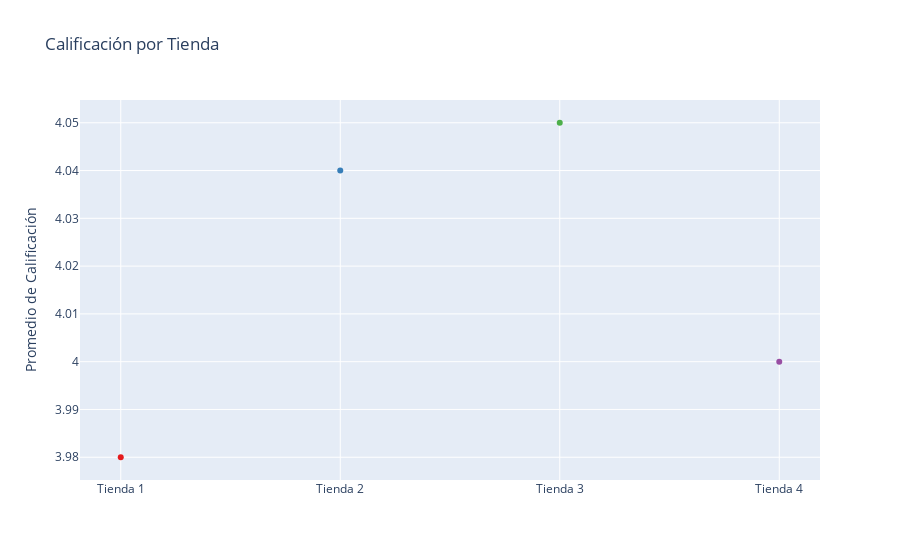

Write notebook code for a chart like this one.
### Code cell
""" Gráfico ventas por categoría """
import plotly.express as px
from typing import List
def promedio(tienda: pl.DataFrame) ->  List[float]:
    return round(tienda["Calificación"].mean(), 2)

calificacion= [promedio(t) for t in [tienda1, tienda2, tienda3, tienda4]]
tiendas = ["Tienda 1", "Tienda 2", "Tienda 3", "Tienda 4"]
df_Calificacion = pl.DataFrame({
    "Tiendas": tiendas,
    "Calificacion": calificacion
})
fig = px.scatter(
    df_Calificacion,
    x='Tiendas',
    y='Calificacion',
    color='Tiendas',
    title="Calificación por Tienda",
    labels={'Tiendas': '', 'Calificacion': 'Promedio de Calificación'},
    hover_data=['Tiendas', 'Calificacion'],
    color_discrete_sequence=px.colors.qualitative.Set1
)

fig.update_layout(
    xaxis=dict(tickmode='array', tickvals=[0, 1, 2, 3], ticktext=[]),
    showlegend=False, 
)
fig.show()

### Figure 1 — Plotly figure (JSON) as saved in the notebook; plotly's stock layout.template omitted (floating-point values rounded to 4 significant figures)
{"data": [{"hovertemplate": "=%{x}<br>Promedio de Calificación=%{y}<extra></extra>", "legendgroup": "Tienda 1", "marker": {"color": "rgb(228,26,28)", "symbol": "circle"}, "mode": "markers", "name": "Tienda 1", "orientation": "v", "showlegend": true, "type": "scatter", "x": ["Tienda 1"], "xaxis": "x", "y": [3.98], "yaxis": "y"}, {"hovertemplate": "=%{x}<br>Promedio de Calificación=%{y}<extra></extra>", "legendgroup": "Tienda 2", "marker": {"color": "rgb(55,126,184)", "symbol": "circle"}, "mode": "markers", "name": "Tienda 2", "orientation": "v", "showlegend": true, "type": "scatter", "x": ["Tienda 2"], "xaxis": "x", "y": [4.04], "yaxis": "y"}, {"hovertemplate": "=%{x}<br>Promedio de Calificación=%{y}<extra></extra>", "legendgroup": "Tienda 3", "marker": {"color": "rgb(77,175,74)", "symbol": "circle"}, "mode": "markers", "name": "Tienda 3", "orientation": "v", "showlegend": true, "type": "scatter", "x": ["Tienda 3"], "xaxis": "x", "y": [4.05], "yaxis": "y"}, {"hovertemplate": "=%{x}<br>Promedio de Calificación=%{y}<extra></extra>", "legendgroup": "Tienda 4", "marker": {"color": "rgb(152,78,163)", "symbol": "circle"}, "mode": "markers", "name": "Tienda 4", "orientation": "v", "showlegend": true, "type": "scatter", "x": ["Tienda 4"], "xaxis": "x", "y": [4.0], "yaxis": "y"}], "layout": {"legend": {"title": {"text": ""}, "tracegroupgap": 0}, "showlegend": false, "title": {"text": "Calificación por Tienda"}, "xaxis": {"anchor": "y", "categoryarray": ["Tienda 1", "Tienda 2", "Tienda 3", "Tienda 4"], "categoryorder": "array", "domain": [0, 1], "tickmode": "array", "ticktext": [], "tickvals": [0, 1, 2, 3], "title": {"text": ""}}, "yaxis": {"anchor": "x", "domain": [0, 1], "title": {"text": "Promedio de Calificación"}}}}
